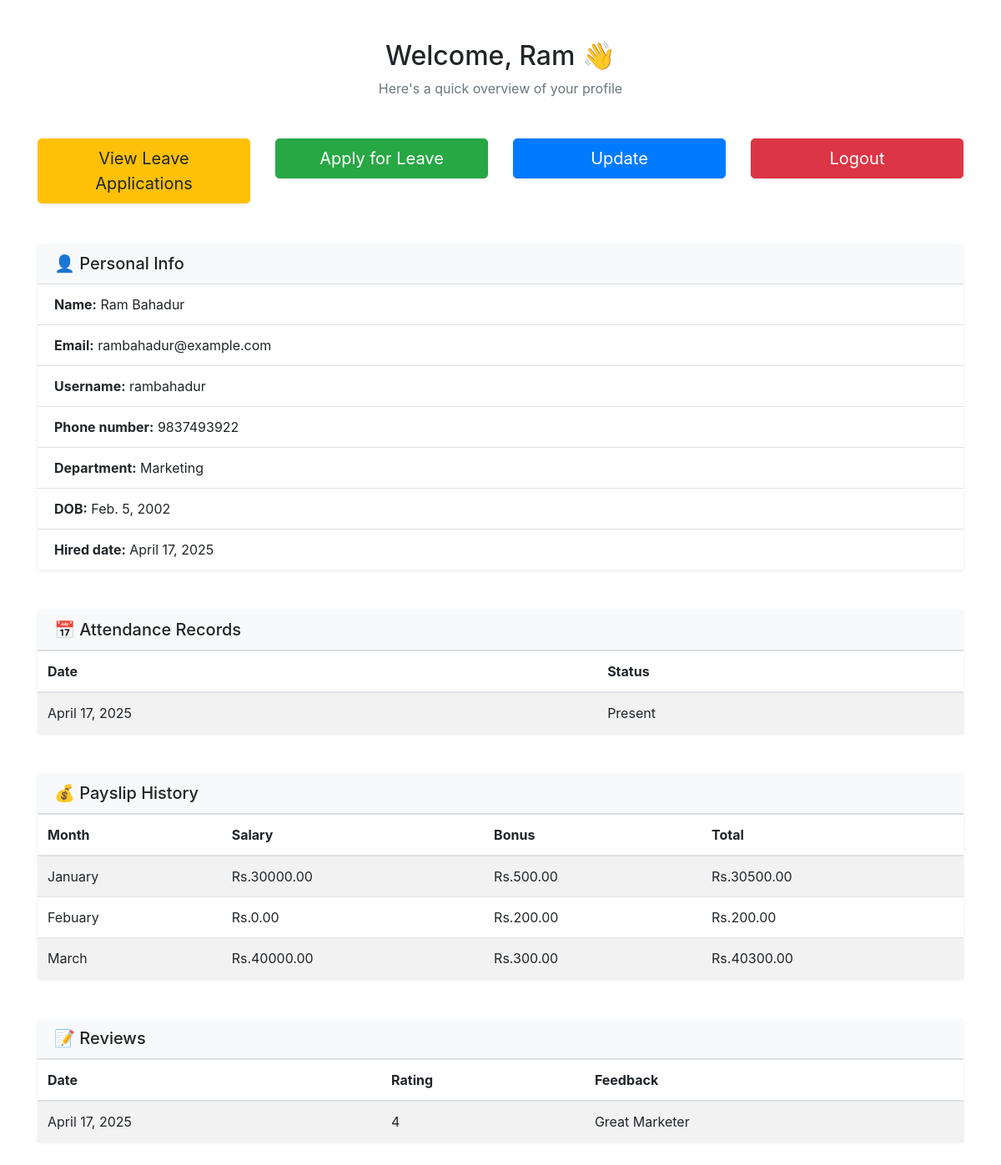
The app's page /employee_dashboard/ (signed in) with its own data.
### hr_app/models.py (models this page shows, shortened)
class Employee(models.Model):
    user = models.OneToOneField(User, on_delete=models.CASCADE,unique=True,null=True)
    first_name = models.CharField(max_length=100)
    last_name = models.CharField(max_length=100)
    email = models.EmailField(unique=True)
    phone_number = models.CharField(max_length=15, blank=True)
    department = models.CharField(max_length=100)
    date_of_birth = models.DateField()
    date_hired = models.DateField(auto_now_add=True)

class Attendance(models.Model):
    employee = models.ForeignKey(Employee, on_delete=models.CASCADE, null=True)
    date = models.DateField(auto_now_add=True)
    status = models.CharField(max_length=20, choices=[('Present', 'Present'), ('Absent', 'Absent')])

class Payroll(models.Model):
    employee = models.ForeignKey(Employee, on_delete=models.CASCADE, null=True)
    month = models.CharField(max_length=20)
    year = models.IntegerField()
    salary = models.DecimalField(max_digits=10, decimal_places=2)
    bonus = models.DecimalField(max_digits=10, decimal_places=2, null=True, blank=True)
    total_salary = models.DecimalField(max_digits=10, decimal_places=2, null=True, blank=True)

class Review(models.Model):
    employee = models.ForeignKey(Employee, on_delete=models.CASCADE, null=True)
    review_date = models.DateField(auto_now_add=True)
    feedback = models.TextField()
    rating = models.IntegerField(choices=[(i, i) for i in range(1, 6)])

### hr_app/views.py (the view)
# urls.py: path('employee_dashboard/', views.employee_dashboard, name='employee_dashboard'),
@login_required
def employee_dashboard(request):
    employee = Employee.objects.get(user=request.user)
    attendances = Attendance.objects.filter(employee=employee)
    payrolls = Payroll.objects.filter(employee=employee)
    reviews = Review.objects.filter(employee=employee)
    return render(request, 'employee_dashboard.html', {
    'employee': employee,
    'attendances': attendances,
    'payrolls': payrolls,
    'reviews': reviews,
})

### hr_app/templates/employee_dashboard.html (shortened to what this page needs)
{% extends 'base.html' %}
{% block body %}
<div class="container my-5">
    <div class="text-center mb-5">
        <h2 class="fw-bold">Welcome, {{ employee.first_name }} 👋</h2>
        <p class="text-muted">Here's a quick overview of your profile</p>
    </div>
    <div class="row row-cols-1 row-cols-md-4 g-4 justify-content-center">
        <div class="col d-grid">
            <a href="{% url 'view_leave_applications' %}" class="btn btn-warning btn-lg shadow-sm">
                 View Leave Applications
            </a>
        </div>
        <div class="col d-grid">
            <a href="{% url 'apply_leave' %}" class="btn btn-success btn-lg shadow-sm w-100">
                 Apply for Leave
            </a>
        </div>
        <div class="col d-grid">
            <a href="{% url 'edit_employee' employee.pk %}" class="btn btn-primary btn-lg shadow-sm w-100">
                 Update
            </a>
        </div>
        <div class="col d-grid">
            <a href="{% url 'logout' %}" class="btn btn-danger btn-lg shadow-sm w-100">
                 Logout
            </a>
        </div>
    </div>
    <div class="card mt-5 shadow-sm border-0">
        <div class="card-header bg-light">
            <h5 class="mb-0">👤 Personal Info</h5>
        </div>
        <ul class="list-group list-group-flush">
            <li class="list-group-item"><strong>Name:</strong> {{ employee.first_name }} {{ employee.last_name }}</li>
            <li class="list-group-item"><strong>Email:</strong> {{ employee.email }}</li>
            <li class="list-group-item"><strong>Username:</strong> {{ employee.user }}</li>
            <li class="list-group-item"><strong>Phone number:</strong> {{ employee.phone_number }}</li>
            <li class="list-group-item"><strong>Department:</strong> {{ employee.department }}</li>
            <li class="list-group-item"><strong>DOB:</strong> {{ employee.date_of_birth }}</li>
            <li class="list-group-item"><strong>Hired date:</strong> {{ employee.date_hired }}</li>
        </ul>
    </div>
    <div class="card mt-5 shadow-sm border-0">
        <div class="card-header bg-light">
            <h5 class="mb-0">📅 Attendance Records</h5>
        </div>
        <div class="table-responsive">
            <table class="table table-striped mb-0">
                <thead>
                    <tr>
                        <th>Date</th>
                        <th>Status</th>
                    </tr>
                </thead>
                <tbody>
                    {% for attendance in attendances %}
                    <tr>
                        <td>{{ attendance.date }}</td>
                        <td>{{ attendance.status }}</td>
                    </tr>
                    {% empty %}
                    <tr>
                        <td colspan="2">No attendance records found.</td>
                    </tr>
                    {% endfor %}
                </tbody>
            </table>
        </div>
    </div>
    <div class="card mt-5 shadow-sm border-0">
        <div class="card-header bg-light">
            <h5 class="mb-0">💰 Payslip History</h5>
        </div>
        <div class="table-responsive">
            <table class="table table-striped mb-0">
                <thead>
                    <tr>
                        <th>Month</th>
                        <th>Salary</th>
                        <th>Bonus</th>
                        <th>Total</th>
                    </tr>
                </thead>
                <tbody>
                    {% for payroll in payrolls %}
                    <tr>
                        <td>{{ payroll.month }}</td>
                        <td>Rs.{{ payroll.salary }}</td>
                        <td>Rs.{{ payroll.bonus }}</td>
                        <td>Rs.{{ payroll.total_salary }}</td>
                    </tr>
                    {% empty %}
                    <tr>
                        <td colspan="4">No payslip records found.</td>
                    </tr>
                    {% endfor %}
                </tbody>
            </table>
        </div>
    </div>
    <div class="card mt-5 shadow-sm border-0">
        <div class="card-header bg-light">
            <h5 class="mb-0">📝 Reviews</h5>
        </div>
        <div class="table-responsive">
            <table class="table table-striped mb-0">
                <thead>
                    <tr>
                        <th>Date</th>
                        <th>Rating</th>
                        <th>Feedback</th>
                    </tr>
                </thead>
                <tbody>
                    {% for review in reviews %}
                    <tr>
                        <td>{{ review.review_date }}</td>
                        <td>{{ review.rating }}</td>
                        <td>{{ review.feedback }}</td>
                    </tr>
                    {% empty %}
                    <tr>
                        <td colspan="3">No reviews available.</td>
                    </tr>
                    {% endfor %}
                </tbody>
            </table>
        </div>
    </div>
</div>
{% endblock %}

### hr_app/templates/base.html (shortened to what this page needs)
<!doctype html>
<html lang="en">
  <head>
    <link rel="stylesheet" href="https://cdn.jsdelivr.net/npm/bootstrap@4.3.1/dist/css/bootstrap.min.css">
  </head>
  <body>
    {% block body %}
    {% endblock %}
  </body>
</html>

### records on screen
Employee: first_name "Ram", last_name "Bahadur", email "rambahadur@example.com", user "rambahadur", phone_number "9837493922", department "Marketing", date_of_birth "Feb. 5, 2002", date_hired "April 17, 2025"
Attendance: date "April 17, 2025", status "Present"
Payroll: month "January", salary "30000.00", bonus "500.00", total_salary "30500.00"
Payroll: month "Febuary", salary "0.00", bonus "200.00", total_salary "200.00"
Payroll: month "March", salary "40000.00", bonus "300.00", total_salary "40300.00"
Review: review_date "April 17, 2025", rating "4", feedback "Great Marketer"
